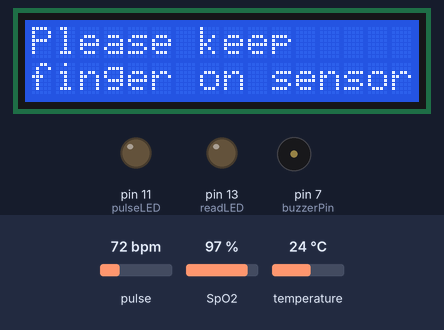
The sketch below on a simulated Arduino Mega 2560, built with avr-gcc and run on an emulated ATmega2560. Shown: 16×2 character LCD, output pins drawn as LEDs (lit = HIGH), buzzer (waves = sounding). Inputs (shaded band) come from the test bench; at power-on: pulse 72 bpm, SpO2 97 %, temperature 24 °C. What the sketch prints to the serial monitor is not drawn.

Above: at 1.2 s.
1.3 s: pulse set to 149 bpm
At 5.3 s:
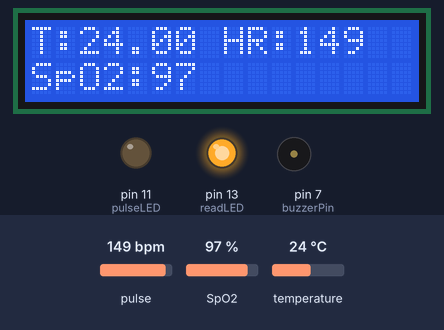
6.0 s: pulse set to 152 bpm
At 8.4 s:
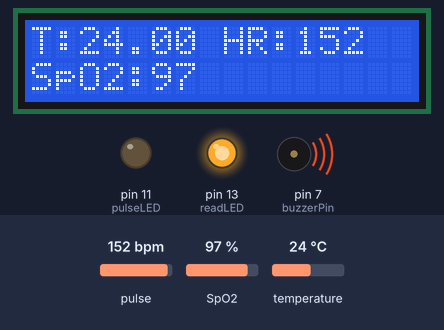
8.9 s: SpO2 set to 80 %
At 9.5 s:
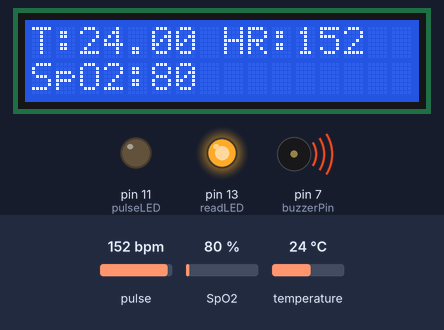
10.6 s: temperature set to 12 °C
At 11.87 s:
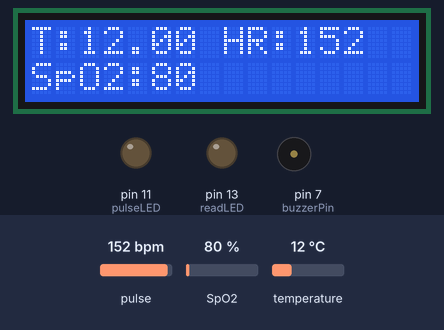
12.6 s: SpO2 set to 85 %
At 14.6 s:
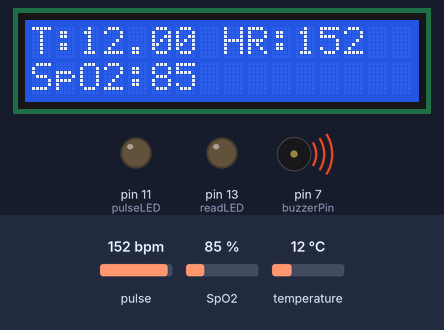
Timing chart, 0 to 15.6 s (numbered marks = the images above; inputs shaded):
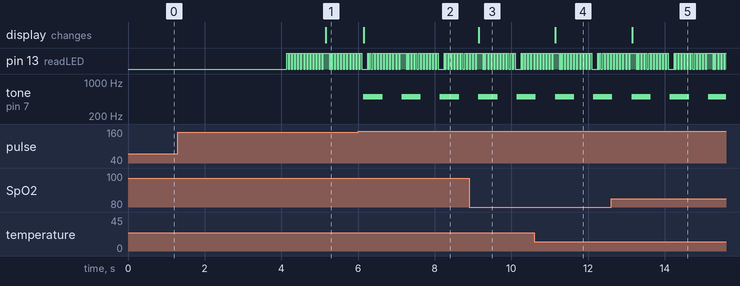

Measured:
- the behaviour switches between 150 and 151 bpm on pulse (found by bisection; images 1 and 2)
- after the input at 1.3 s, the display: changes after 3.9 s (image 1)
- after the input at 6.0 s, tone on pin 7 (buzzerPin): alternates 500 Hz for 0.50 s and silent for 0.50 s, starting after 0.14 s; the display: changes after 0.15 s (image 2)
- after the input at 8.9 s, the display: changes after 0.25 s (image 3)
- after the input at 10.6 s, the display: changes after 0.54 s (image 4)
- after the input at 12.6 s, the display: changes after 0.55 s (image 5)

The sketch:

Full_MEGA_Code.ino
```cpp
#include <LiquidCrystal_I2C.h> // For LCD

#include <Wire.h> // For MAX
#include "MAX30105.h" // For MAX
#include "spo2_algorithm.h" // For MAX

/////////// For Buzzer ////////

const int buzzerPin = 7;

/////////// For LCD ///////////////

LiquidCrystal_I2C lcd(0x27, 16, 2); // For LCD

/////////// For MAX /////////////

MAX30105 particleSensor;

#define MAX_BRIGHTNESS 255

#if defined(__AVR_ATmega328P__) || defined(__AVR_ATmega168__)
//Arduino Uno doesn't have enough SRAM to store 100 samples of IR led data and red led data in 32-bit format
//To solve this problem, 16-bit MSB of the sampled data will be truncated. Samples become 16-bit data.
uint16_t irBuffer[100]; //infrared LED sensor data
uint16_t redBuffer[100];  //red LED sensor data
#else
uint32_t irBuffer[100]; //infrared LED sensor data
uint32_t redBuffer[100];  //red LED sensor data
#endif

int32_t bufferLength; //data length
int32_t spo2; //SPO2 value
int8_t validSPO2; //indicator to show if the SPO2 calculation is valid
int32_t heartRate; //heart rate value
int8_t validHeartRate; //indicator to show if the heart rate calculation is valid

byte pulseLED = 11; //Must be on PWM pin
byte readLED = 13; //Blinks with each data read

//////////// For Alarms ////////////////////

bool alm1 = false;
bool alm2 = false;
bool alm3 = false;

///////////////////////////////////////

void setup() {

  //// Serial Begin ////

  Serial1.begin(9600); // Serial Begin
  Serial.begin(9600); // Serial Begin

  //// LCD Set //////

  lcd.init();
  lcd.clear();
  lcd.backlight();      // Make sure backlight is on

  //// MAX ////////

  pinMode(pulseLED, OUTPUT);
  pinMode(readLED, OUTPUT);

  // Initialize sensor
  if (!particleSensor.begin(Wire, I2C_SPEED_FAST)) //Use default I2C port, 400kHz speed
  {
    Serial.println(F("MAX30105 was not found. Please check wiring/power."));
    while (1);
  }

  //Serial.println(F("Attach sensor to finger with rubber band. Press any key to start conversion"));
  //while (Serial.available() == 0) ; //wait until user presses a key
  //Serial.read();

  byte ledBrightness = 60; //Options: 0=Off to 255=50mA
  byte sampleAverage = 4; //Options: 1, 2, 4, 8, 16, 32
  byte ledMode = 2; //Options: 1 = Red only, 2 = Red + IR, 3 = Red + IR + Green
  byte sampleRate = 100; //Options: 50, 100, 200, 400, 800, 1000, 1600, 3200
  int pulseWidth = 411; //Options: 69, 118, 215, 411
  int adcRange = 4096; //Options: 2048, 4096, 8192, 16384

  particleSensor.setup(ledBrightness, sampleAverage, ledMode, sampleRate, pulseWidth, adcRange); //Configure sensor with these settings

  particleSensor.enableDIETEMPRDY(); //Enable the temp ready interrupt. This is required.

  /////// Buzzer ////////

  pinMode(buzzerPin, OUTPUT);

}

void loop() {

  Serial.println("Program is starting... Please keep finger on sensor");

  ///// LCD - Start MSG /////

  lcd.clear();
  lcd.setCursor(0, 0);  // Column, Row
  lcd.print("Please keep");
  lcd.setCursor(0, 1);  // Column, Row
  lcd.print("finger on sensor");

  ///// For MAX /////////////

  bufferLength = 100; //buffer length of 100 stores 4 seconds of samples running at 25sps

  //read the first 100 samples, and determine the signal range
  for (byte i = 0 ; i < bufferLength ; i++)
  {
    while (particleSensor.available() == false) //do we have new data?
      particleSensor.check(); //Check the sensor for new data

    redBuffer[i] = particleSensor.getRed();
    irBuffer[i] = particleSensor.getIR();
    particleSensor.nextSample(); //We're finished with this sample so move to next sample

    Serial.print(F("red="));
    Serial.print(redBuffer[i], DEC);
    Serial.print(F(", ir="));
    Serial.println(irBuffer[i], DEC);
  }

  //calculate heart rate and SpO2 after first 100 samples (first 4 seconds of samples)
  maxim_heart_rate_and_oxygen_saturation(irBuffer, bufferLength, redBuffer, &spo2, &validSPO2, &heartRate, &validHeartRate);

  while (1)
  {
    //dumping the first 25 sets of samples in the memory and shift the last 75 sets of samples to the top
    for (byte i = 25; i < 100; i++)
    {
      redBuffer[i - 25] = redBuffer[i];
      irBuffer[i - 25] = irBuffer[i];
    }

    //take 25 sets of samples before calculating the heart rate.
    for (byte i = 75; i < 100; i++)
    {
      while (particleSensor.available() == false) //do we have new data?
        particleSensor.check(); //Check the sensor for new data

      digitalWrite(readLED, !digitalRead(readLED)); //Blink onboard LED with every data read

      redBuffer[i] = particleSensor.getRed();
      irBuffer[i] = particleSensor.getIR();
      particleSensor.nextSample(); //We're finished with this sample so move to next sample
    }

    //After gathering 25 new samples recalculate HR and SP02
    maxim_heart_rate_and_oxygen_saturation(irBuffer, bufferLength, redBuffer, &spo2, &validSPO2, &heartRate, &validHeartRate);

    /////////////// Temp Read MAX ////////////////////

    float temperature = particleSensor.readTemperature();

    //// ### Display and Send Data ######

    if (heartRate < -1 || spo2 < -1) {
      ////////////// LCD Display //////////

      lcd.clear();
      lcd.setCursor(0, 0);  // Column, Row
      lcd.print("No finger? wait.");
      lcd.setCursor(0, 1);  // Column, Row
      lcd.print("Keep finger...");

      Serial.println(" No finger?");
    }
    else {
      ////////////// LCD Display //////////

      lcd.clear();
      lcd.setCursor(0, 0);  // Column, Row
      lcd.print("T:");
      lcd.setCursor(2, 0);  // Column, Row
      lcd.print(temperature);
      lcd.setCursor(8, 0);  // Column, Row
      lcd.print("HR:");
      lcd.setCursor(11, 0);  // Column, Row
      lcd.print(heartRate);
      lcd.setCursor(0, 1);  // Column, Row
      lcd.print("SpO2:");
      lcd.setCursor(5, 1);  // Column, Row
      lcd.print(spo2);

      /////////////////////////////

      if(heartRate > 150){
        alm1 = true;
        tone(buzzerPin, 500, 500);
      }else{
        alm1 = false;
      }

      //////////////// Data Send ///////

      String json = "{\"temp\":" + String(temperature) + ",\"hr\":" + String(heartRate) + ",\"spo2\":" + String(spo2) + ",\"pno\":113,\"am1\":"+alm1+",\"am2\":"+alm2+",\"am3\":"+alm3+"}";

      Serial1.println(json);
      Serial.print("Sent: ");
      Serial.println(json);

    }

    ////////////////////////////

    delay(100);
  }

  delay(500);
}
```
